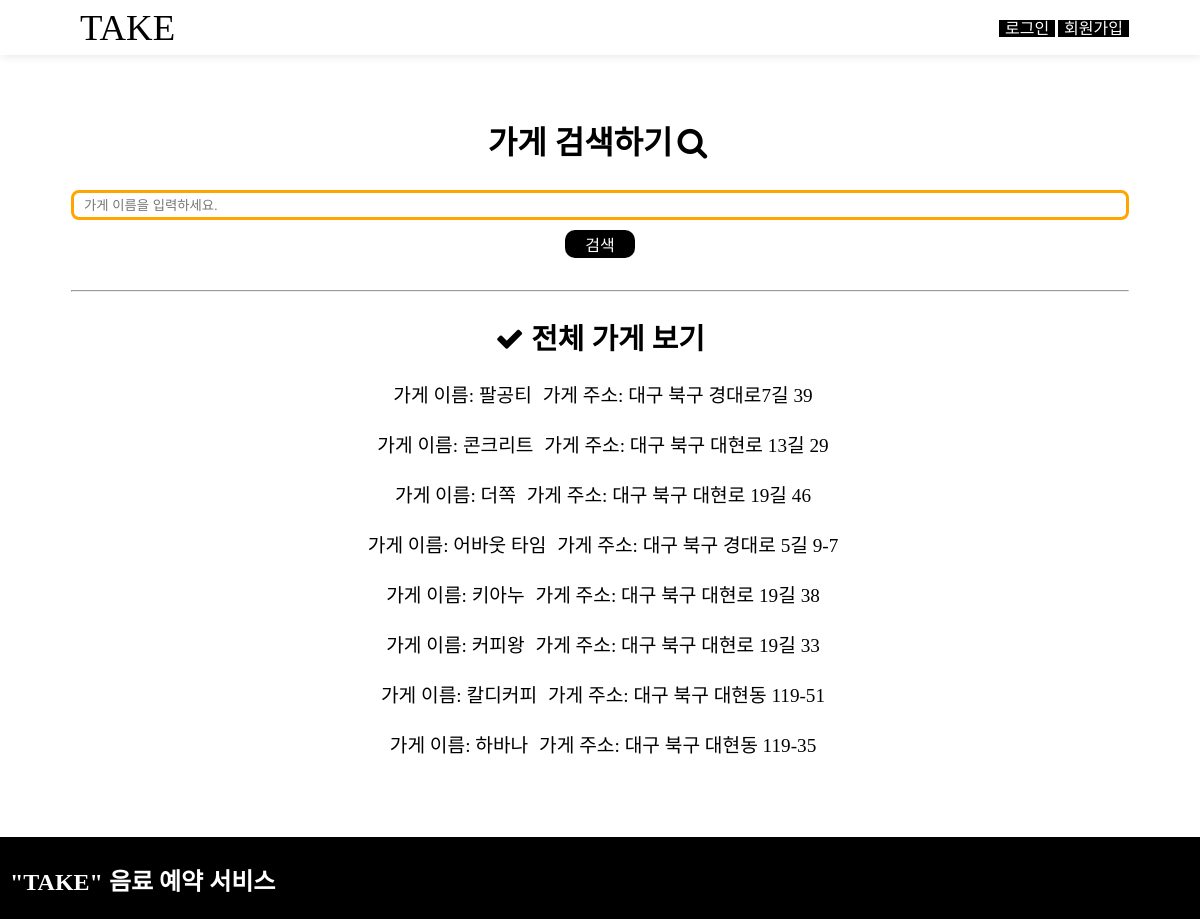
The page /market/market_search on the database its author committed.
### market/models.py (models this page shows, shortened)
class Market(models.Model):
    name=models.CharField(max_length=225)
    address=models.CharField(max_length=225)
    start_time=models.CharField(max_length=225)
    end_time=models.CharField(max_length=225)
    description=models.TextField()
    user=models.ForeignKey(User, on_delete=models.CASCADE, null=True)
    likes =models.ManyToManyField(
        User, # User 모델과 Market 모델을 M : N 관계로 두겠다.
        through='Like', # Like라는 중개 모델을 통해 M : N 관계를 맺는다.
        through_fields=('market', 'user'), # Like에 market 속성, user 속성을 추가하겠다.
        related_name='likes' # 1 : N  관계에서 market과 연결된 comment를 가져올 때 comment_set으로 가져왔는데,
        )

### market/views.py (the view)
# urls.py: path('market_search', views.market_search, name="market_search"),
def market_search(request):
    market_list=Market.objects.all().order_by('-id')
    m=request.GET.get('context','init')
    if m:
        market=market_list.filter(name__icontains=m)
    return render(request, 'html/market_search.html', {
        'markets':market_list,
        'market_search': market,
        'm':m,
    })

### market/templates/html/market_search.html (shortened to what this page needs)
{% extends "base.html" %}
{% block content %}
{% load static %}
<link rel="stylesheet" href="{% static 'css/market_search.css' %}">
            <div class="search" >
                <div class="search_bar" style="text-align: center;">
                    <h1 style="font-size: 2rem;">가게 검색하기<i class="fa fa-search" style="padding: 5px;"></i></h1>
                    <form method='get'>
                        <input style="padding-left: 10px; margin-bottom: 10px; width: 100%; min-height:30px; border: solid 3px orange; border-radius: 8px;"type="text" name="context" value="{{context}}" placeholder="가게 이름을 입력하세요.">
                        <br>
                        <input style="
                            background-color: black; /* Green */
                            border: none;
                            color: white;
                            padding: 2px 20px;
                            text-align: center;
                            border-radius: 10px;
                            text-decoration: none;
                            display: inline-block;
                            font-size: 16px;
                        " type="submit" value="검색">
                    </form>
                </div>
                <br>
                <hr>
                <h1> <i class="fa fa-check"></i> 전체 가게 보기</h1>
                {% for market in markets.all %}
                    <tr>
                        <td><a href="{%url 'detail' market.id %}">가게 이름: {{market.name}}</a></td>
                        <th scope="row">가게 주소: {{market.address}}</th>
                        <br><br>
                    </tr>
                {% endfor %}
            </div>
{% endblock content %}

### blogProject/templates/css/base.css (style rules this page uses)
html { font-size: 100%; box-sizing: border-box; }
body { font-size: 1rem; font-stretch: normal; font-weight: 400; color: #000; display: block; font-family: 'Cafe24Danjunghae'; }
body, html { box-sizing: border-box; height: 100%; margin: 0; min-width: 100%; padding: 0; position: relative; }
a { text-decoration: none; padding-left:6px; padding-right:6px; }

### market/templates/css/market_search.css (style rules this page uses)
.search { color: black; font-size: 1.2rem; text-align: center; }
.search a { text-decoration: none; color: black; }

### rows shown on the page
Market: name "팔공티", address "대구 북구 경대로7길 39"
Market: name "콘크리트", address "대구 북구 대현로 13길 29"
Market: name "더쪽", address "대구 북구 대현로 19길 46"
Market: name "어바웃 타임", address "대구 북구 경대로 5길 9-7"
Market: name "키아누", address "대구 북구 대현로 19길 38"
Market: name "커피왕", address "대구 북구 대현로 19길 33"
Market: name "칼디커피", address "대구 북구 대현동 119-51"
Market: name "하바나", address "대구 북구 대현동 119-35"
